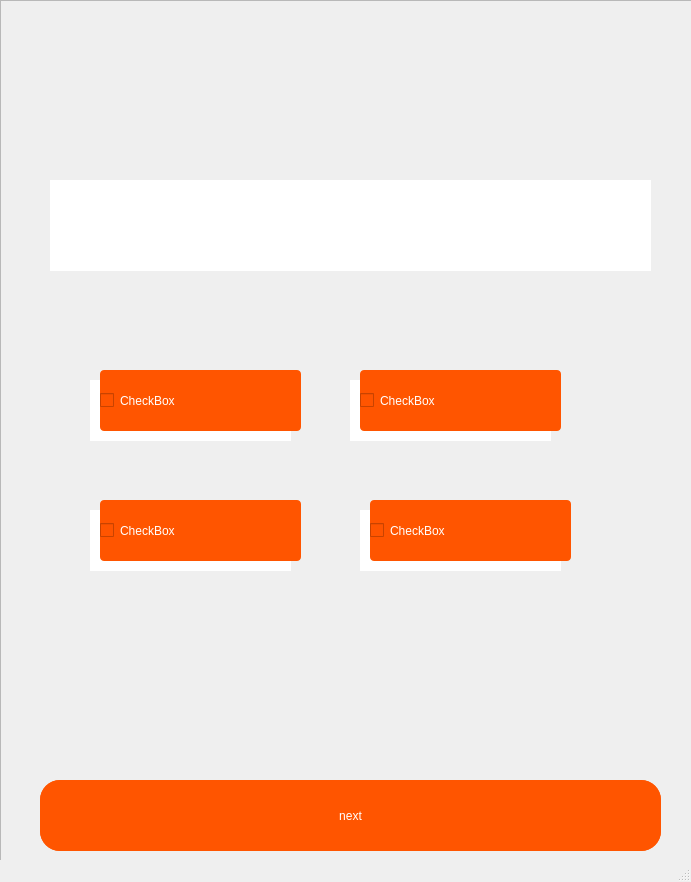
<?xml version="1.0" encoding="UTF-8"?>
<ui version="4.0">
 <class>Test</class>
 <widget class="QMainWindow" name="Test">
  <property name="geometry">
   <rect>
    <x>0</x>
    <y>0</y>
    <width>691</width>
    <height>882</height>
   </rect>
  </property>
  <property name="windowTitle">
   <string>MainWindow</string>
  </property>
  <property name="styleSheet">
   <string notr="true">background-image: url(:/img/img/bggi.PNG);</string>
  </property>
  <widget class="QWidget" name="centralwidget">
   <widget class="QFrame" name="frame">
    <property name="geometry">
     <rect>
      <x>0</x>
      <y>0</y>
      <width>701</width>
      <height>881</height>
     </rect>
    </property>
    <property name="styleSheet">
     <string notr="true"/>
    </property>
    <property name="frameShape">
     <enum>QFrame::StyledPanel</enum>
    </property>
    <property name="frameShadow">
     <enum>QFrame::Raised</enum>
    </property>
    <widget class="QPlainTextEdit" name="plainTextEdit">
     <property name="geometry">
      <rect>
       <x>50</x>
       <y>180</y>
       <width>601</width>
       <height>91</height>
      </rect>
     </property>
     <property name="styleSheet">
      <string notr="true">font: 700 12pt &quot;Times New Roman&quot;;
border-bottom-color: rgb(129, 67, 49);
border-color: rgb(0, 0, 0);
color: rgb(0, 0, 0);
border-style: solid;</string>
     </property>
    </widget>
    <widget class="QCheckBox" name="checkBox_4">
     <property name="geometry">
      <rect>
       <x>360</x>
       <y>370</y>
       <width>201</width>
       <height>61</height>
      </rect>
     </property>
     <property name="styleSheet">
      <string notr="true">background-color: rgb(255, 85, 0);
color: rgb(255, 255, 255);
font: 700 12pt &quot;Times New Roman&quot;;
border-radius: 4px;</string>
     </property>
     <property name="text">
      <string>CheckBox</string>
     </property>
    </widget>
    <widget class="QCheckBox" name="checkBox_3">
     <property name="geometry">
      <rect>
       <x>100</x>
       <y>370</y>
       <width>201</width>
       <height>61</height>
      </rect>
     </property>
     <property name="styleSheet">
      <string notr="true">background-color: rgb(255, 85, 0);
color: rgb(255, 255, 255);
font: 700 12pt &quot;Times New Roman&quot;;
border-radius: 4px;</string>
     </property>
     <property name="text">
      <string>CheckBox</string>
     </property>
     <attribute name="buttonGroup">
      <string notr="true">buttonGroup</string>
     </attribute>
    </widget>
    <widget class="QCheckBox" name="checkBox_2">
     <property name="geometry">
      <rect>
       <x>100</x>
       <y>500</y>
       <width>201</width>
       <height>61</height>
      </rect>
     </property>
     <property name="styleSheet">
      <string notr="true">background-color: rgb(255, 85, 0);
color: rgb(255, 255, 255);
font: 700 12pt &quot;Times New Roman&quot;;
border-radius: 4px;</string>
     </property>
     <property name="text">
      <string>CheckBox</string>
     </property>
     <attribute name="buttonGroup">
      <string notr="true">buttonGroup</string>
     </attribute>
    </widget>
    <widget class="QCheckBox" name="checkBox">
     <property name="geometry">
      <rect>
       <x>370</x>
       <y>500</y>
       <width>201</width>
       <height>61</height>
      </rect>
     </property>
     <property name="styleSheet">
      <string notr="true">background-color: rgb(255, 85, 0);
color: rgb(255, 255, 255);
font: 700 12pt &quot;Times New Roman&quot;;
border-radius: 4px;
</string>
     </property>
     <property name="text">
      <string>CheckBox</string>
     </property>
     <attribute name="buttonGroup">
      <string notr="true">buttonGroup</string>
     </attribute>
    </widget>
    <widget class="QPushButton" name="submitButton">
     <property name="geometry">
      <rect>
       <x>40</x>
       <y>780</y>
       <width>621</width>
       <height>71</height>
      </rect>
     </property>
     <property name="styleSheet">
      <string notr="true">background-color: rgb(255, 85, 0);
font: 700 14pt &quot;Times New Roman&quot;;
border-radius: 20px;
color: rgb(255, 255, 255);
selection-background-color: rgb(225, 168, 125);</string>
     </property>
     <property name="text">
      <string>Suivant</string>
     </property>
    </widget>
    <widget class="QLabel" name="logoo">
     <property name="geometry">
      <rect>
       <x>10</x>
       <y>20</y>
       <width>101</width>
       <height>91</height>
      </rect>
     </property>
     <property name="styleSheet">
      <string notr="true">image: url(:/img/img/logo.png);</string>
     </property>
     <property name="text">
      <string/>
     </property>
    </widget>
    <widget class="QLabel" name="label">
     <property name="geometry">
      <rect>
       <x>90</x>
       <y>380</y>
       <width>201</width>
       <height>61</height>
      </rect>
     </property>
     <property name="styleSheet">
      <string notr="true">background-color: rgb(255, 255, 255);</string>
     </property>
     <property name="text">
      <string/>
     </property>
    </widget>
    <widget class="QLabel" name="label_2">
     <property name="geometry">
      <rect>
       <x>350</x>
       <y>380</y>
       <width>201</width>
       <height>61</height>
      </rect>
     </property>
     <property name="styleSheet">
      <string notr="true">background-color: rgb(255, 255, 255);</string>
     </property>
     <property name="text">
      <string/>
     </property>
    </widget>
    <widget class="QLabel" name="label_3">
     <property name="geometry">
      <rect>
       <x>90</x>
       <y>510</y>
       <width>201</width>
       <height>61</height>
      </rect>
     </property>
     <property name="styleSheet">
      <string notr="true">background-color: rgb(255, 255, 255);</string>
     </property>
     <property name="text">
      <string/>
     </property>
    </widget>
    <widget class="QLabel" name="label_4">
     <property name="geometry">
      <rect>
       <x>360</x>
       <y>510</y>
       <width>201</width>
       <height>61</height>
      </rect>
     </property>
     <property name="styleSheet">
      <string notr="true">background-color: rgb(255, 255, 255);</string>
     </property>
     <property name="text">
      <string/>
     </property>
    </widget>
    <widget class="QPushButton" name="next">
     <property name="geometry">
      <rect>
       <x>40</x>
       <y>780</y>
       <width>621</width>
       <height>71</height>
      </rect>
     </property>
     <property name="styleSheet">
      <string notr="true">background-color: rgb(255, 85, 0);
font: 700 14pt &quot;Times New Roman&quot;;
border-radius: 20px;
color: rgb(255, 255, 255);
selection-background-color: rgb(225, 168, 125);</string>
     </property>
     <property name="text">
      <string>next</string>
     </property>
    </widget>
    <zorder>label_4</zorder>
    <zorder>label_3</zorder>
    <zorder>label_2</zorder>
    <zorder>label</zorder>
    <zorder>plainTextEdit</zorder>
    <zorder>checkBox_4</zorder>
    <zorder>checkBox_3</zorder>
    <zorder>checkBox_2</zorder>
    <zorder>checkBox</zorder>
    <zorder>submitButton</zorder>
    <zorder>logoo</zorder>
    <zorder>next</zorder>
   </widget>
  </widget>
  <widget class="QMenuBar" name="menubar">
   <property name="geometry">
    <rect>
     <x>0</x>
     <y>0</y>
     <width>691</width>
     <height>17</height>
    </rect>
   </property>
  </widget>
  <widget class="QStatusBar" name="statusbar"/>
 </widget>
 <resources/>
 <connections/>
 <buttongroups>
  <buttongroup name="buttonGroup"/>
 </buttongroups>
</ui>
